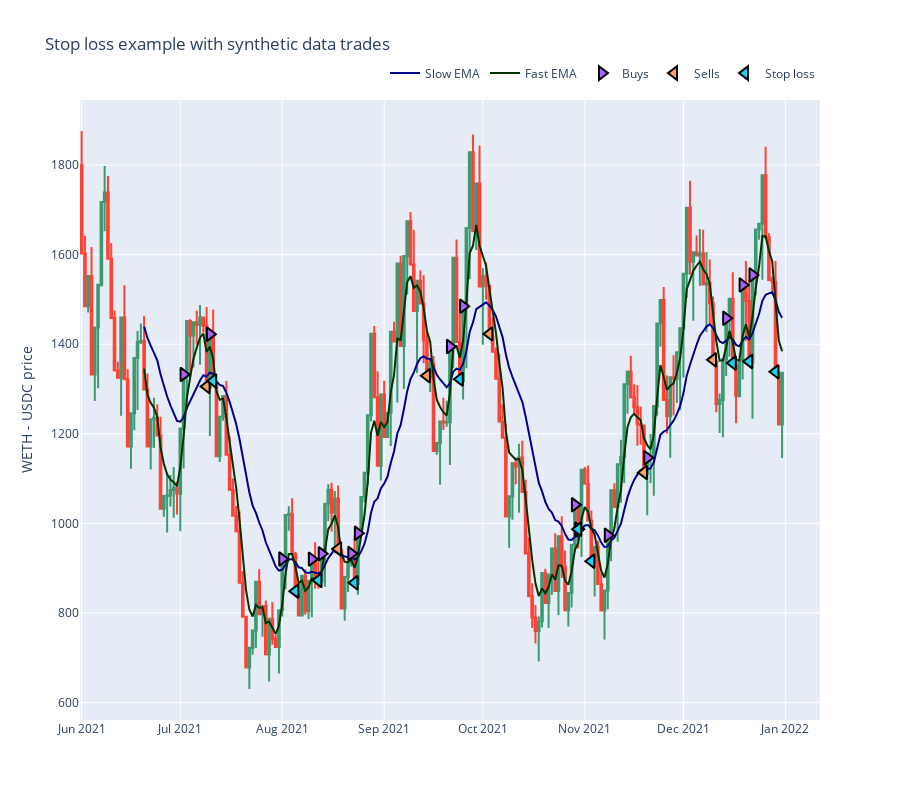

This figure's notebook cell:
### Code cell
from tradeexecutor.visual.single_pair import visualise_single_pair

figure = visualise_single_pair(state, universe.universe.candles)

figure.show()

### Figure 1 — Plotly figure (JSON) as saved in the notebook; plotly's stock layout.template omitted (floating-point values rounded to 4 significant figures; data arrays with more than 128 entries replaced by an {"elided": "..."} marker saying what was removed)
{"data": [{"close": {"elided": "214 float values"}, "high": {"elided": "214 float values"}, "low": {"elided": "214 float values"}, "open": {"elided": "214 float values"}, "showlegend": false, "x": {"elided": "214 str values"}, "type": "candlestick", "xaxis": "x", "yaxis": "y"}, {"line": {"color": "darkblue"}, "mode": "lines", "name": "Slow EMA", "x": {"elided": "195 str values"}, "y": {"elided": "195 float values"}, "type": "scatter"}, {"line": {"color": "#003300"}, "mode": "lines", "name": "Fast EMA", "x": {"elided": "195 str values"}, "y": {"elided": "195 float values"}, "type": "scatter"}, {"marker": {"line": {"color": "black", "width": 2}, "size": 12, "symbol": "triangle-right"}, "mode": "markers", "name": "Buys", "text": ["Buy WETH @ 1332.5208001150095", "Buy WETH @ 1422.3751467719396", "Buy WETH @ 920.3919228547928", "Buy WETH @ 920.0352039203073", "Buy WETH @ 931.8977431910303", "Buy WETH @ 932.5830023150831", "Buy WETH @ 977.9186802968176", "Buy WETH @ 1394.883681349948", "Buy WETH @ 1484.845169263513", "Buy WETH @ 1041.3387972093117", "Buy WETH @ 986.8144884119748", "Buy WETH @ 973.483078876732", "Buy WETH @ 1146.4468475574279", "Buy WETH @ 1458.038819015398", "Buy WETH @ 1532.4482142569905", "Buy WETH @ 1554.64135272394"], "x": ["2021-07-02T00:00:00", "2021-07-10T00:00:00", "2021-08-01T00:00:00", "2021-08-10T00:00:00", "2021-08-13T00:00:00", "2021-08-22T00:00:00", "2021-08-24T00:00:00", "2021-09-21T00:00:00", "2021-09-25T00:00:00", "2021-10-29T00:00:00", "2021-10-30T00:00:00", "2021-11-08T00:00:00", "2021-11-20T00:00:00", "2021-12-14T00:00:00", "2021-12-19T00:00:00", "2021-12-22T00:00:00"], "y": [1333.0, 1422.0, 920.4, 920.0, 931.9, 932.6, 977.9, 1395.0, 1485.0, 1041.0, 986.8, 973.5, 1146.0, 1458.0, 1532.0, 1555.0], "type": "scatter", "xaxis": "x", "yaxis": "y"}, {"marker": {"line": {"color": "black", "width": 2}, "size": 12, "symbol": "triangle-left"}, "mode": "markers", "name": "Sells", "text": ["Sell WETH @ 1305.4804818144548", "Sell WETH @ 942.8086392511242", "Sell WETH @ 1329.5583686501877", "Sell WETH @ 1423.1090612203484", "Sell WETH @ 1113.6406372913955", "Sell WETH @ 1365.1578564588733"], "x": ["2021-07-09T00:00:00", "2021-08-18T00:00:00", "2021-09-14T00:00:00", "2021-10-03T00:00:00", "2021-11-19T00:00:00", "2021-12-10T00:00:00"], "y": [1305.0, 942.8, 1330.0, 1423.0, 1114.0, 1365.0], "type": "scatter", "xaxis": "x", "yaxis": "y"}, {"marker": {"line": {"color": "black", "width": 2}, "size": 12, "symbol": "triangle-left"}, "mode": "markers", "name": "Stop loss", "text": ["Stop loss WETH @ 1317.9441824735068. Stop loss trigger was at 1347.2026202650425.", "Stop loss WETH @ 848.4794430608257. Stop loss trigger was at 871.749209731917.", "Stop loss WETH @ 872.8501590125919. Stop loss trigger was at 871.4113433931191.", "Stop loss WETH @ 867.3103268327235. Stop loss trigger was at 883.295990642731.", "Stop loss WETH @ 1322.0309609251165. Stop loss trigger was at 1321.164078790603.", "Stop loss WETH @ 986.805607081579. Stop loss trigger was at 986.3040417767995.", "Stop loss WETH @ 915.498111628252. Stop loss trigger was at 934.6613426994019.", "Stop loss WETH @ 1357.9687170857546. Stop loss trigger was at 1380.9814674304341.", "Stop loss WETH @ 1361.4213228478843. Stop loss trigger was at 1451.4583261335083.", "Stop loss WETH @ 1338.4192028987075. Stop loss trigger was at 1472.4785572324795."], "x": ["2021-07-11T00:00:00", "2021-08-05T00:00:00", "2021-08-12T00:00:00", "2021-08-23T00:00:00", "2021-09-24T00:00:00", "2021-10-30T00:00:00", "2021-11-03T00:00:00", "2021-12-16T00:00:00", "2021-12-21T00:00:00", "2021-12-29T00:00:00"], "y": [1318.0, 848.5, 872.9, 867.3, 1322.0, 986.8, 915.5, 1358.0, 1361.0, 1338.0], "type": "scatter", "xaxis": "x", "yaxis": "y"}, {"marker": {"line": {"color": "black", "width": 2}, "size": 12, "symbol": "triangle-left"}, "mode": "markers", "name": "Take profit", "text": [], "x": [], "y": [], "type": "scatter", "xaxis": "x", "yaxis": "y"}], "layout": {"xaxis": {"anchor": "y", "domain": [0.0, 1.0], "rangeslider": {"visible": false}}, "yaxis": {"anchor": "x", "domain": [0.0, 1.0], "title": {"text": "WETH - USDC price"}, "showgrid": true}, "title": {"text": "Stop loss example with synthetic data trades"}, "height": 800, "legend": {"orientation": "h", "yanchor": "bottom", "y": 1.02, "xanchor": "right", "x": 1}}}
